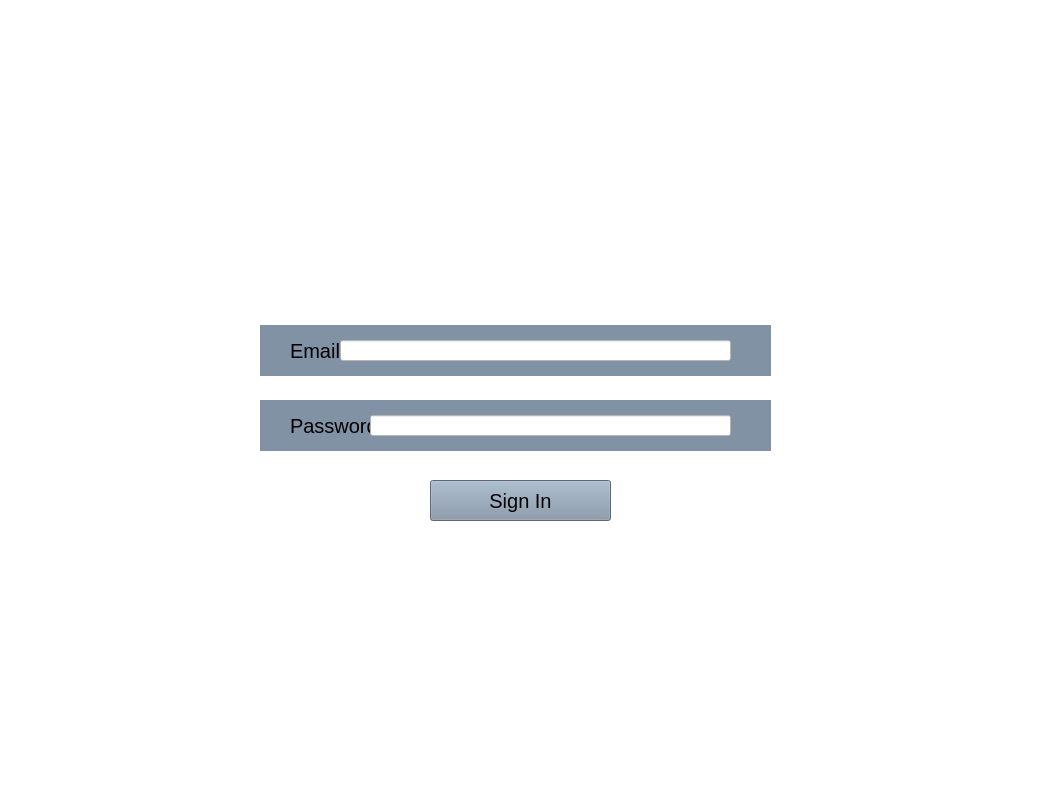
<?xml version="1.0" encoding="UTF-8"?>
<ui version="4.0">
 <class>LoginWindow</class>
 <widget class="QMainWindow" name="LoginWindow">
  <property name="enabled">
   <bool>true</bool>
  </property>
  <property name="geometry">
   <rect>
    <x>0</x>
    <y>0</y>
    <width>1057</width>
    <height>805</height>
   </rect>
  </property>
  <property name="windowTitle">
   <string>LoginWindow</string>
  </property>
  <property name="styleSheet">
   <string notr="true">background-color: #ffffff</string>
  </property>
  <widget class="QWidget" name="centralwidget">
   <widget class="QLabel" name="background_color">
    <property name="geometry">
     <rect>
      <x>0</x>
      <y>0</y>
      <width>1058</width>
      <height>753</height>
     </rect>
    </property>
    <property name="autoFillBackground">
     <bool>false</bool>
    </property>
    <property name="text">
     <string/>
    </property>
    <property name="pixmap">
     <pixmap>background.png</pixmap>
    </property>
    <property name="scaledContents">
     <bool>true</bool>
    </property>
   </widget>
   <widget class="QLabel" name="logo">
    <property name="geometry">
     <rect>
      <x>250</x>
      <y>110</y>
      <width>531</width>
      <height>181</height>
     </rect>
    </property>
    <property name="text">
     <string/>
    </property>
    <property name="pixmap">
     <pixmap>logo.png</pixmap>
    </property>
    <property name="scaledContents">
     <bool>true</bool>
    </property>
   </widget>
   <widget class="QLabel" name="label_email_background">
    <property name="geometry">
     <rect>
      <x>260</x>
      <y>325</y>
      <width>511</width>
      <height>51</height>
     </rect>
    </property>
    <property name="styleSheet">
     <string notr="true">background-color:  rgb(129, 146, 165);</string>
    </property>
    <property name="text">
     <string/>
    </property>
    <property name="scaledContents">
     <bool>false</bool>
    </property>
   </widget>
   <widget class="QLabel" name="label_email">
    <property name="geometry">
     <rect>
      <x>290</x>
      <y>335</y>
      <width>111</width>
      <height>31</height>
     </rect>
    </property>
    <property name="mouseTracking">
     <bool>false</bool>
    </property>
    <property name="autoFillBackground">
     <bool>false</bool>
    </property>
    <property name="styleSheet">
     <string notr="true">font-size: 15pt; color: rgb(0, 0, 0);
background-color:  rgb(129, 146, 165);</string>
    </property>
    <property name="text">
     <string>Email:</string>
    </property>
    <property name="wordWrap">
     <bool>false</bool>
    </property>
   </widget>
   <widget class="QLabel" name="label_pswd_background">
    <property name="geometry">
     <rect>
      <x>260</x>
      <y>400</y>
      <width>511</width>
      <height>51</height>
     </rect>
    </property>
    <property name="styleSheet">
     <string notr="true">background-color:  rgb(129, 146, 165);</string>
    </property>
    <property name="text">
     <string/>
    </property>
    <property name="scaledContents">
     <bool>false</bool>
    </property>
   </widget>
   <widget class="QLabel" name="label_pswd">
    <property name="geometry">
     <rect>
      <x>290</x>
      <y>410</y>
      <width>111</width>
      <height>31</height>
     </rect>
    </property>
    <property name="autoFillBackground">
     <bool>false</bool>
    </property>
    <property name="styleSheet">
     <string notr="true">font-size: 15pt; color: rgb(0, 0, 0);
background-color:  rgb(129, 146, 165);</string>
    </property>
    <property name="text">
     <string>Password:</string>
    </property>
    <property name="scaledContents">
     <bool>false</bool>
    </property>
    <property name="wordWrap">
     <bool>false</bool>
    </property>
   </widget>
   <widget class="QLineEdit" name="lineEdit_email">
    <property name="geometry">
     <rect>
      <x>340</x>
      <y>340</y>
      <width>391</width>
      <height>21</height>
     </rect>
    </property>
    <property name="styleSheet">
     <string notr="true">font-size: 14pt; color: rgb(0, 0, 0);</string>
    </property>
   </widget>
   <widget class="QLineEdit" name="lineEdit_pswd">
    <property name="geometry">
     <rect>
      <x>370</x>
      <y>415</y>
      <width>361</width>
      <height>21</height>
     </rect>
    </property>
    <property name="styleSheet">
     <string notr="true">font-size: 14pt; color: rgb(0, 0, 0);</string>
    </property>
   </widget>
   <widget class="QPushButton" name="login_button">
    <property name="geometry">
     <rect>
      <x>430</x>
      <y>480</y>
      <width>181</width>
      <height>41</height>
     </rect>
    </property>
    <property name="styleSheet">
     <string notr="true">font-size: 15pt; color: rgb(0, 0, 0); 
background-color:  rgb(129, 146, 165);</string>
    </property>
    <property name="text">
     <string>Sign In</string>
    </property>
   </widget>
  </widget>
  <widget class="QMenuBar" name="menubar">
   <property name="geometry">
    <rect>
     <x>0</x>
     <y>0</y>
     <width>1057</width>
     <height>24</height>
    </rect>
   </property>
  </widget>
  <widget class="QStatusBar" name="statusbar"/>
 </widget>
 <resources/>
 <connections/>
</ui>
